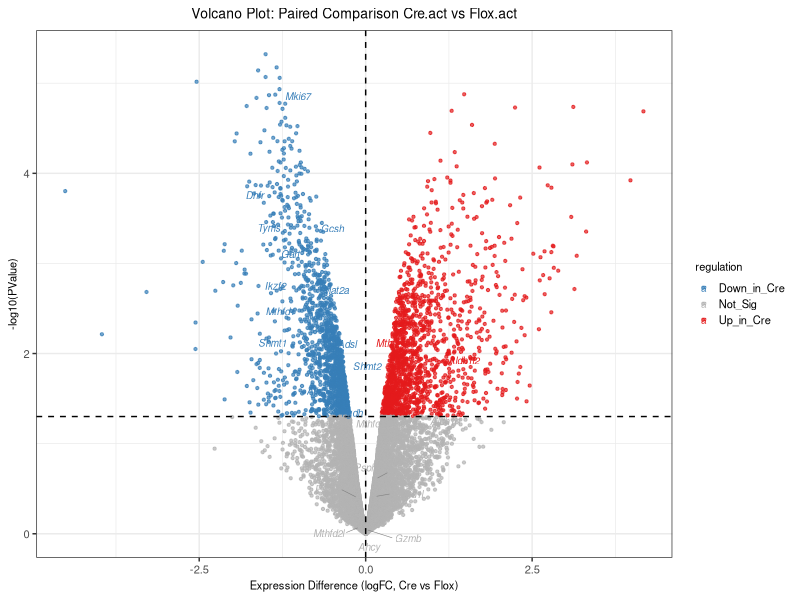
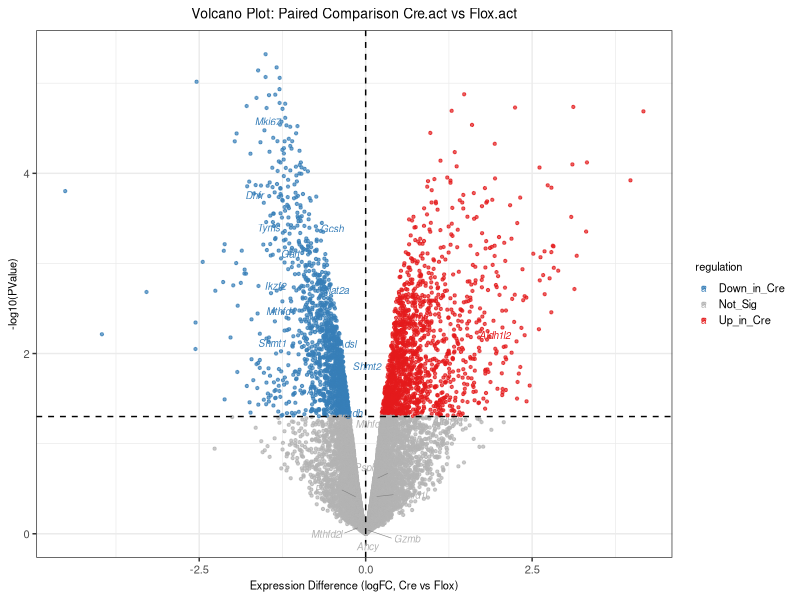
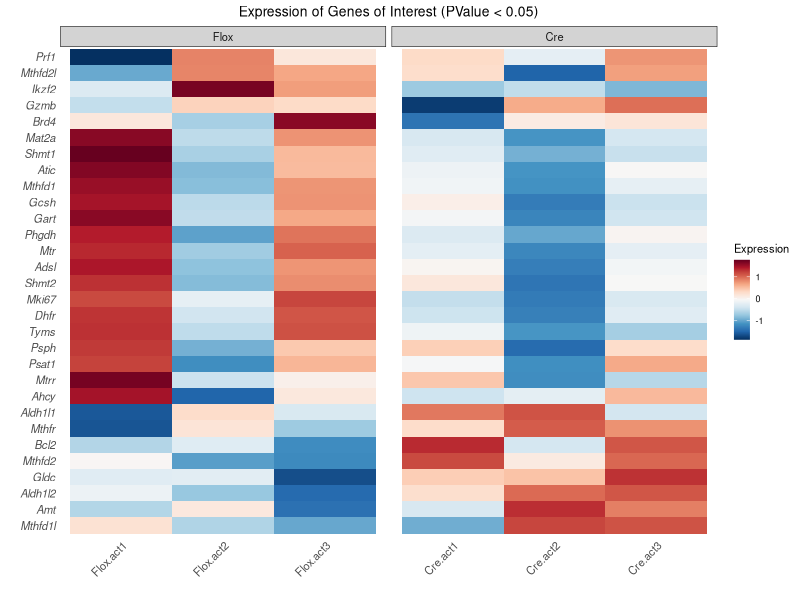
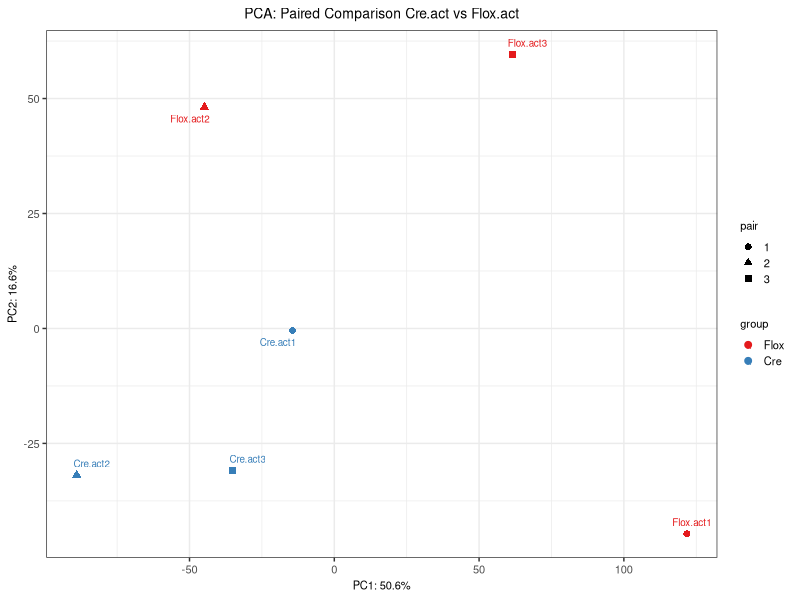
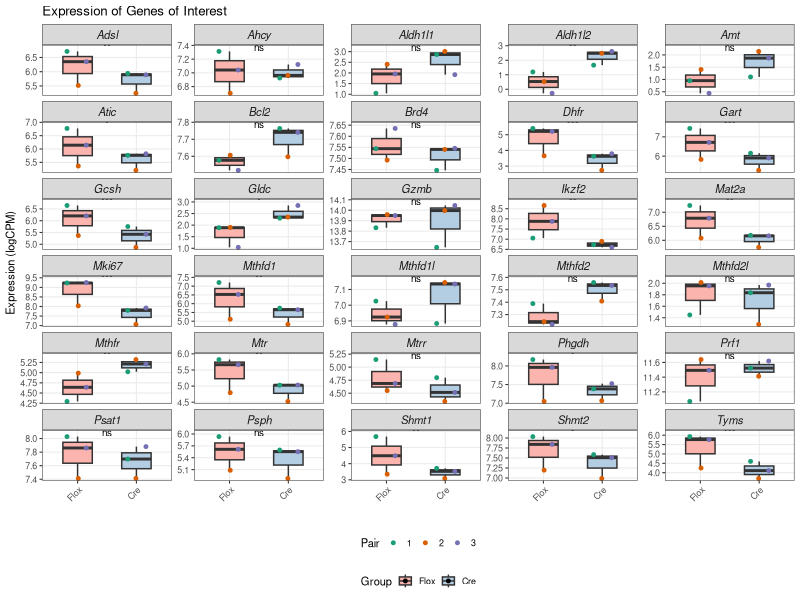
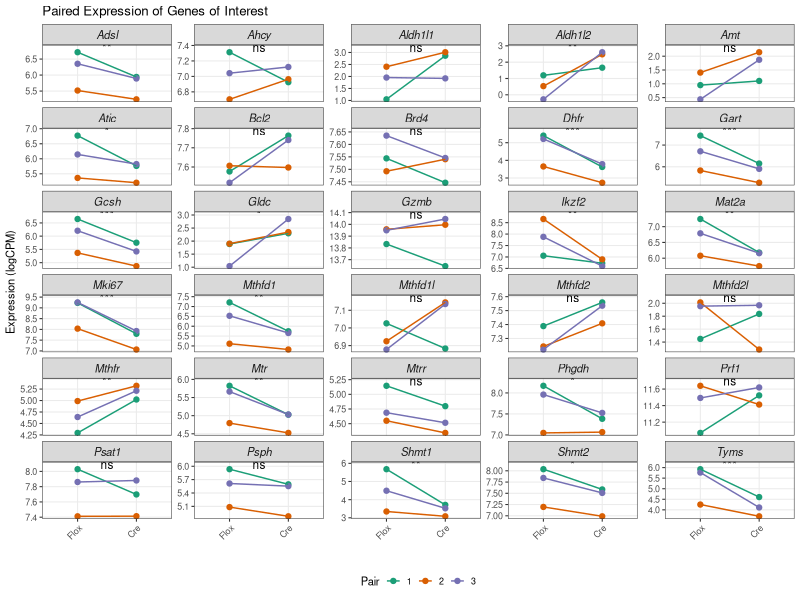

These figures' R source, in order:
#!/usr/bin/env Rscript
# 作者：Claude AI Assistant
# 创建日期：2024-06-24
# 分析内容：使用edgeR对Cre.act和Flox.act组样本进行配对比较差异分析

# 加载所需的包
library(edgeR)
library(ggplot2)
library(pheatmap)
library(dplyr)
library(tidyr)
library(ggrepel)  # 用于在图上添加文本标签
library(RColorBrewer) # 用于配色
library(tibble)

# 设置工作目录
# setwd("RNA-seq_analysis")  # 如需要，请取消注释

# 定义自定义主题，设置全局字体大小为8pt
my_theme <- theme_bw() +
  theme(
    text = element_text(size = 8),
    plot.title = element_text(size = 10, hjust = 0.5),
    axis.title = element_text(size = 8),
    axis.text = element_text(size = 8),
    legend.title = element_text(size = 8),
    legend.text = element_text(size = 8),
    legend.key.size = unit(0.8, "lines"),
    strip.text = element_text(size = 8)
  )

# 读取数据
counts <- read.csv("readcount.csv", row.names = 1, check.names = FALSE)
coldata <- read.csv("coldata.csv", row.names = 1)

# 选择.act样本
act_samples <- grep("\\.act", colnames(counts), value = TRUE)
counts_act <- counts[, act_samples]

# 创建分组和配对信息
group_info <- coldata[act_samples, "type"]
names(group_info) <- act_samples

# 创建配对信息，从sample_rename列获取对应的配对编号(act1, act2, act3)
pair_info <- sub(".*\\.act", "", coldata[act_samples, "sample_rename"])
names(pair_info) <- act_samples

# 获取样本重命名信息，用于图表标记
sample_rename <- coldata[act_samples, "sample_rename"]
names(sample_rename) <- act_samples

# 打印分组和配对信息以便验证
cat("Sample grouping information:\n")
print(data.frame(Sample = names(group_info), Group = group_info, Pair = pair_info, Rename = sample_rename))

# 创建DGEList对象
dge <- DGEList(counts = counts_act, group = group_info)

# 过滤低表达基因（每组中至少有3个样本CPM>1）
keep <- filterByExpr(dge, group = group_info)
dge_filtered <- dge[keep, , keep.lib.sizes = FALSE]
cat("Genes before filtering: ", nrow(dge), "\n")
cat("Genes after filtering: ", nrow(dge_filtered), "\n")

# 标准化
dge_filtered <- calcNormFactors(dge_filtered, method = "TMM")

# 修改：调整设计矩阵，使logFC大于0表示在Cre中上调
# 方法1：修改对比方向
# 设置参考水平为Flox（即将Flox作为基线）
group_info <- factor(group_info, levels = c("Flox", "Cre"))

# 设计矩阵 - 使用配对设计
# 使用~pair+group模型，考虑配对效应
design <- model.matrix(~pair_info+group_info)
colnames(design) <- c("Intercept", "Pair2", "Pair3", "GroupCre")

# 估计离散度
dge_filtered <- estimateDisp(dge_filtered, design)

# 拟合模型
fit <- glmQLFit(dge_filtered, design)

# 差异表达分析 - 比较GroupCre（即Cre对Flox的差异）
# 在这种设计下，正的logFC表示在Cre中上调
qlf <- glmQLFTest(fit, coef = "GroupCre")
results <- topTags(qlf, n = Inf)
deg <- as.data.frame(results)

# 添加上调/下调标签
# 现在logFC>0表示在Cre中上调，logFC<0表示在Cre中下调
deg$regulation <- ifelse(deg$logFC > 0 & deg$PValue < 0.05, "Up_in_Cre",
                        ifelse(deg$logFC < 0 & deg$PValue < 0.05, "Down_in_Cre", "Not_Sig"))

# 提取标准化的CPM值，添加到差异基因结果中
logcpm <- cpm(dge_filtered, log = TRUE)
sample_expr <- logcpm[rownames(deg), ]
deg <- cbind(deg, sample_expr)

# 保存结果
write.csv(deg, "edgeR_paired_Cre.act_vs_Flox.act_results.csv")

# 输出显著差异基因数量
up_in_cre <- sum(deg$regulation == "Up_in_Cre")
down_in_cre <- sum(deg$regulation == "Down_in_Cre")
cat("Up-regulated genes in Cre: ", up_in_cre, "\n")
cat("Down-regulated genes in Cre: ", down_in_cre, "\n")
cat("Total significant DEGs (PValue < 0.05): ", up_in_cre + down_in_cre, "\n")

# 定义RColorBrewer颜色方案
up_color <- brewer.pal(9, "Set1")[1]    # 红色
down_color <- brewer.pal(9, "Set1")[2]  # 蓝色
notsig_color <- "grey70"
color_palette <- brewer.pal(8, "Dark2")

# 可视化

# 要标记的基因列表
genes_to_label <- c(
    "Mthfr", "Shmt1", "Shmt2", "Mthfd1", "Mthfd2", "Mthfd1l", "Mthfd2l",
    "Dhfr", "Mtr", "Mtrr", "Tyms", "Aldh1l1", "Aldh1l2", "Gart", "Amt",
    "Gcsh", "Gldc", "Phgdh", "Psat1", "Psph", "Adsl", "Atic", "Mat2a",
    "Ahcy", "Ikzf2", "Brd4", "Gzmb", "Prf1", "Mki67", "Bcl2"
)

# 1. 火山图 (使用ggplot2)(重点)
# 创建火山图数据
volcano_data <- deg
volcano_data$Gene <- rownames(volcano_data)
volcano_data$Label <- ifelse(volcano_data$Gene %in% genes_to_label, volcano_data$Gene, "")
volcano_data$ToLabel <- volcano_data$Gene %in% genes_to_label

# 创建火山图
p2 <- ggplot(volcano_data, aes(x = logFC, y = -log10(PValue), color = regulation)) +
  geom_point(size = 0.8, alpha = 0.7) +
  scale_color_manual(values = c("Up_in_Cre" = up_color, "Down_in_Cre" = down_color, "Not_Sig" = notsig_color)) +
  geom_hline(yintercept = -log10(0.05), linetype = "dashed") +
  geom_vline(xintercept = 0, linetype = "dashed") +
  labs(title = "Volcano Plot: Paired Comparison Cre.act vs Flox.act",
       x = "Expression Difference (logFC, Cre vs Flox)",
       y = "-log10(PValue)") +
  my_theme

# 添加基因标签 (使用斜体)
p2 <- p2 + geom_text_repel(
  data = subset(volcano_data, ToLabel == TRUE),
  aes(label = Label),
  fontface = "italic", # 使基因名为斜体
  size = 2.5,          # 更小的字体，约8pt
  box.padding = 0.35,
  point.padding = 0.2,
  force = 2,
  max.overlaps = 30,
  segment.color = "grey50",
  segment.size = 0.2
)
p2
ggsave("Volcano_plot_paired_Cre.act_vs_Flox.act.pdf", p2, width = 5, height = 4)

# 2. 热图（只展示感兴趣的基因）
# 从感兴趣的基因中过滤出存在于我们数据集中的基因
interest_genes_in_data <- genes_to_label[genes_to_label %in% rownames(logcpm)]

if(length(interest_genes_in_data) > 0) {
  # 提取感兴趣基因的表达值
  interest_expr <- logcpm[interest_genes_in_data, ]

  # 对数据进行缩放，便于可视化
  scaled_expr <- t(scale(t(interest_expr)))

  # 准备样本注释
  sample_anno <- data.frame(
    Group = group_info,
    Pair = pair_info,
    row.names = names(group_info)
  )

  # 自定义颜色
  anno_colors <- list(
    Group = c(Cre = brewer.pal(8, "Set2")[1], Flox = brewer.pal(8, "Set2")[2]),
    Pair = c("1" = brewer.pal(8, "Dark2")[1], "2" = brewer.pal(8, "Dark2")[2], "3" = brewer.pal(8, "Dark2")[3])
  )

  # 绘制热图 - 使用sample_rename作为列名
  # 创建带有重命名的表达矩阵
  scaled_expr_renamed <- scaled_expr
  colnames(scaled_expr_renamed) <- sample_rename[colnames(scaled_expr)]

  # 更新sample_anno的行名以匹配新的列名
  sample_anno_renamed <- sample_anno
  rownames(sample_anno_renamed) <- sample_rename[rownames(sample_anno)]

  # 绘制热图
  pheatmap(scaled_expr_renamed,
           main = "Expression of Genes of Interest (PValue < 0.05)",
           cluster_rows = TRUE,
           cluster_cols = FALSE,    # 不对样品进行聚类
           show_rownames = TRUE,
           fontsize = 8,         # 字体大小8pt
           fontsize_row = 8,     # 行名字体大小
           border_color = "white",
           cellwidth = 8,
           cellheight = 8,
           annotation_col = sample_anno_renamed,
           annotation_colors = anno_colors,
           color = colorRampPalette(rev(brewer.pal(11, "RdBu")))(100),
           filename = "Heatmap_genes_of_interest.pdf",
           width = 5,
           height = 6)

  # 创建ggplot版本的热图数据
  heatmap_data <- as.data.frame(scaled_expr) %>%
    tibble::rownames_to_column("Gene") %>%
    pivot_longer(-Gene, names_to = "Sample", values_to = "Expression")

  # 添加重命名的样本信息
  heatmap_data$SampleName <- sample_rename[heatmap_data$Sample]
  heatmap_data$Group <- group_info[heatmap_data$Sample]
  heatmap_data$Pair <- pair_info[heatmap_data$Sample]

  # 根据层次聚类确定基因顺序
  hc_genes <- hclust(dist(scaled_expr))
  gene_order <- rownames(scaled_expr)[hc_genes$order]
  heatmap_data$Gene <- factor(heatmap_data$Gene, levels = gene_order)

  # 保持样本原始顺序，不进行聚类
  # 根据Group排序
  group_order <- names(sort(table(group_info), decreasing = TRUE))
  sample_by_group <- lapply(group_order, function(g) names(group_info[group_info == g]))
  ordered_samples <- unlist(sample_by_group)
  renamed_sample_order <- sample_rename[ordered_samples]
  heatmap_data$SampleName <- factor(heatmap_data$SampleName, levels = renamed_sample_order)

  # 使用ggplot2创建热图
  p3 <- ggplot(heatmap_data, aes(x = SampleName, y = Gene, fill = Expression)) +
    geom_tile() +
    scale_fill_gradientn(colors = rev(brewer.pal(11, "RdBu"))) +
    facet_grid(. ~ Group, scales = "free", space = "free") +
    labs(title = "Expression of Genes of Interest (PValue < 0.05)",
         x = "", y = "") +
    theme_minimal(base_size = 8) +
    theme(
      axis.text.x = element_text(angle = 45, hjust = 1, size = 8),
      axis.text.y = element_text(size = 8, face = "italic"), # 基因名斜体
      plot.title = element_text(hjust = 0.5, size = 10),
      legend.position = "right",
      legend.key.size = unit(0.8, "lines"),
      strip.background = element_rect(fill = "lightgrey"),
      strip.text = element_text(size = 8),
      panel.grid = element_blank()
    )
  p3
  ggsave("Heatmap_genes_of_interest_ggplot.pdf", p3, width = 3, height = 5)
}

# 3. PCA分析 (使用sample_rename作为标签)
logcpm_all <- cpm(dge_filtered, log = TRUE)
pca <- prcomp(t(logcpm_all), scale = TRUE)
pca_data <- as.data.frame(pca$x[, 1:2])
pca_data$group <- group_info
pca_data$pair <- pair_info
pca_data$sample <- rownames(pca_data)
pca_data$sample_rename <- sample_rename[pca_data$sample]

# 使用RColorBrewer配色
p4 <- ggplot(pca_data, aes(x = PC1, y = PC2, color = group, shape = pair, label = sample_rename)) +
  geom_point(size = 2) +
  geom_text_repel(size = 2.5, box.padding = 0.3, point.padding = 0.2, max.overlaps = 20) +
  scale_color_brewer(palette = "Set1") +
  labs(title = "PCA: Paired Comparison Cre.act vs Flox.act",
       x = paste0("PC1: ", round(summary(pca)$importance[2,1]*100, 1), "%"),
       y = paste0("PC2: ", round(summary(pca)$importance[2,2]*100, 1), "%")) +
  my_theme
p4
ggsave("PCA_plot_paired.pdf", p4, width = 4, height = 3)

# 4. 感兴趣基因的箱线图 (使用sample_rename)
# 从指定的感兴趣基因中选择存在于数据集中的
interest_genes <- genes_to_label[genes_to_label %in% rownames(logcpm)]

if(length(interest_genes) > 0) {
  # 准备箱线图数据
  boxplot_data <- data.frame()
  
  for(gene in interest_genes) {
    gene_expr <- logcpm[gene, ]
    temp_data <- data.frame(
      Gene = gene,
      Expression = gene_expr,
      Sample = names(gene_expr),
      SampleName = sample_rename[names(gene_expr)],
      Group = group_info[names(gene_expr)],
      Pair = pair_info[names(gene_expr)]
    )
    boxplot_data <- rbind(boxplot_data, temp_data)
  }
  print(head(boxplot_data))
  
  # 将Gene转换为因子并设置为斜体
  boxplot_data$Gene <- factor(boxplot_data$Gene)
  
  # 确保Gene列有值
  if(length(unique(boxplot_data$Gene)) == 0) {
    cat("警告: 找不到任何匹配的基因数据\n")
  } else {
    # 使用所有感兴趣的基因而不是限制为前12个
    boxplot_data_subset <- boxplot_data
    
    # 检查数据
    cat("基因数量:", length(unique(boxplot_data_subset$Gene)), "\n")
    cat("样本数量:", length(unique(boxplot_data_subset$Sample)), "\n")
    cat("组别数量:", length(unique(boxplot_data_subset$Group)), "\n")
    
    # 确保Gene列有效
    if(length(unique(boxplot_data_subset$Gene)) > 0) {
      # 创建箱线图，根据基因数量调整列数
      gene_count <- length(unique(boxplot_data_subset$Gene))
      # 调整列数，确保每行不超过5个基因
      ncol_value <- min(5, gene_count)
      
      # 添加显著性信息
      sig_data <- data.frame()
      for(gene in unique(boxplot_data_subset$Gene)) {
        # 获取差异分析结果中的P值
        if(gene %in% rownames(deg)) {
          p_value <- deg[gene, "PValue"]
          sig_level <- ifelse(p_value < 0.001, "***", 
                             ifelse(p_value < 0.01, "**", 
                                   ifelse(p_value < 0.05, "*", "ns")))
          
          # 计算显著性标记的位置
          gene_data <- boxplot_data_subset[boxplot_data_subset$Gene == gene, ]
          y_max <- max(gene_data$Expression, na.rm = TRUE)
          y_pos <- y_max + 0.1 * (max(gene_data$Expression, na.rm = TRUE) - min(gene_data$Expression, na.rm = TRUE))
          
          temp_sig <- data.frame(
            Gene = gene,
            y = y_pos,
            label = sig_level,
            p_value = p_value
          )
          sig_data <- rbind(sig_data, temp_sig)
        }
      }
      
      # 创建箱线图
      p6 <- ggplot(boxplot_data_subset, aes(x = Group, y = Expression, fill = Group)) +
        geom_boxplot(width = 0.5, outlier.shape = NA) +
        geom_point(aes(color = Pair), position = position_jitterdodge(jitter.width = 0.1, dodge.width = 0.5), size = 1) +
        scale_fill_brewer(palette = "Pastel1") +
        scale_color_brewer(palette = "Dark2") +
        facet_wrap(~ Gene, scales = "free_y", ncol = ncol_value) +
        labs(title = "Expression of Genes of Interest",
             x = "", y = "Expression (logCPM)") +
        theme_bw(base_size = 8) +
        theme(
          strip.text = element_text(face = "italic", size = 8), # 基因名斜体
          legend.position = "bottom",
          legend.box = "vertical",
          legend.key.size = unit(0.8, "lines"),
          panel.grid.minor = element_blank(),
          axis.text.x = element_text(angle = 45, hjust = 1)
        )
      
      # 添加显著性标记
      if(nrow(sig_data) > 0) {
        p6 <- p6 + geom_text(
          data = sig_data,
          aes(x = 1.5, y = y, label = label),
          size = 2.5,
          inherit.aes = FALSE
        )
      }
      
      print(p6)
      
      # 自动调整保存的图像大小，基于基因数量
      width_value <- min(12, max(6, ncol_value * 1.5))
      height_value <- min(15, max(8, ceiling(gene_count/ncol_value) * 1.5))
      
      ggsave("Boxplot_interest_genes.pdf", p6, width = width_value, height = height_value)
      
      # 创建配对线图 - 使用sample_rename作为标签
      # 重整数据为配对格式
      paired_data <- data.frame()
      
      for(gene in unique(boxplot_data_subset$Gene)) {
        for(pair_id in unique(boxplot_data_subset$Pair)) {
          gene_subset <- boxplot_data_subset[boxplot_data_subset$Gene == gene & boxplot_data_subset$Pair == pair_id, ]
          
          if(nrow(gene_subset) == 2) { # 确保有配对
            paired_data <- rbind(paired_data, gene_subset)
          }
        }
      }
      
      # 检查配对数据是否有效
      if(nrow(paired_data) > 0) {
        # 点和线显示配对样本
        p7 <- ggplot(paired_data, aes(x = Group, y = Expression, group = interaction(Gene, Pair), color = Pair)) +
          geom_point(size = 1.5) +
          geom_line(linewidth = 0.5) +
          scale_color_brewer(palette = "Dark2") +
          facet_wrap(~ Gene, scales = "free_y", ncol = ncol_value) +
          labs(title = "Paired Expression of Genes of Interest",
               x = "", y = "Expression (logCPM)") +
          theme_bw(base_size = 8) +
          theme(
            strip.text = element_text(face = "italic", size = 8), # 基因名斜体
            legend.position = "bottom",
            legend.key.size = unit(0.8, "lines"),
            panel.grid.minor = element_blank(),
            axis.text.x = element_text(angle = 45, hjust = 1)
          )
        
        # 添加显著性标记到配对图
        if(nrow(sig_data) > 0) {
          p7 <- p7 + geom_text(
            data = sig_data,
            aes(x = 1.5, y = y, label = label),
            size = 3,
            inherit.aes = FALSE
          )
        }
        
        print(p7)
        ggsave("Paired_lines_interest_genes.pdf", p7, width = width_value, height = height_value)
      } else {
        cat("警告: 无法创建配对线图，没有足够的配对数据\n")
      }
    } else {
      cat("警告: 没有有效的Gene列数据进行分面\n")
    }
  }
} else {
  cat("警告: 指定的基因都不在表达数据中\n")
}

# 5. 额外添加：探索我们感兴趣的基因在差异基因中的位置
# 创建函数来检查基因是否在差异基因中
check_genes_interest <- function(gene_list, deg_df) {
  result <- data.frame(
    Gene = gene_list,
    In_DEGs = gene_list %in% rownames(deg_df),
    logFC = NA,
    PValue = NA,
    Regulation = NA,
    stringsAsFactors = FALSE
  )

  for (i in 1:nrow(result)) {
    if (result$In_DEGs[i]) {
      gene_idx <- which(rownames(deg_df) == result$Gene[i])
      result$logFC[i] <- deg_df$logFC[gene_idx]
      result$PValue[i] <- deg_df$PValue[gene_idx]
      result$Regulation[i] <- deg_df$regulation[gene_idx]
    }
  }

  result <- result[order(result$PValue), ]
  return(result)
}

# 检查我们感兴趣的基因
interest_genes_result <- check_genes_interest(genes_to_label, deg)
write.csv(interest_genes_result, "One_carbon_metabolism_genes_results.csv")

# 输出这些基因的情况
cat("\nResults for genes of interest:\n")
print(interest_genes_result)

cat("Paired comparison analysis completed! Results saved to current directory.\n")
cat("Note: Significant genes were filtered using only PValue < 0.05 criterion.\n")
cat("logFC direction has been adjusted: now positive logFC means up-regulated in Cre mice.\n")
